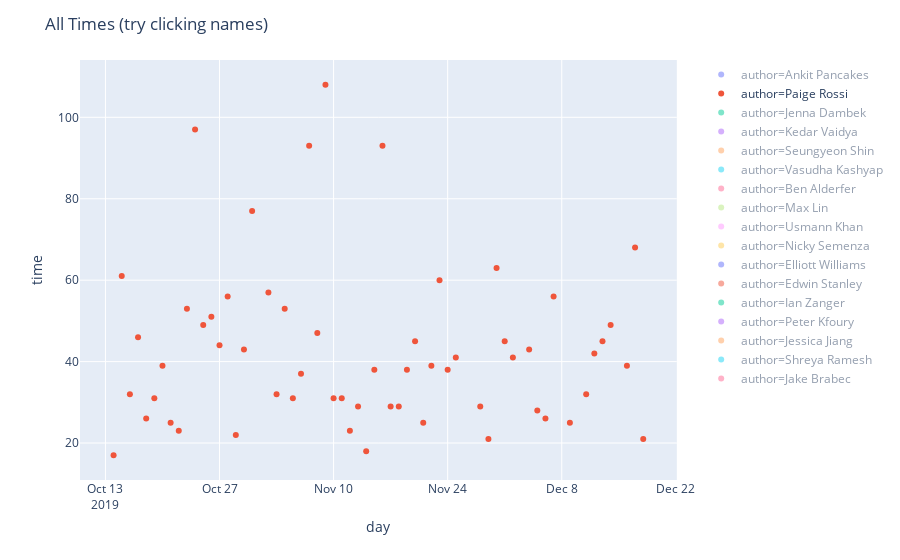

Write notebook code for a chart like this one.
### Markdown cell above
### Question: What data is there?

### Code cell
fig = px.scatter(df, x="day", y="time", color="author")
fig.update_layout(title="All Times (try clicking names)")
fig.show()

### Figure 1 — Plotly figure (JSON) as saved in the notebook; plotly's stock layout.template omitted (floating-point values rounded to 4 significant figures)
{"data": [{"hoverlabel": {"namelength": 0}, "hovertemplate": "author=Ankit Pancakes<br>day=%{x}<br>time=%{y}", "legendgroup": "author=Ankit Pancakes", "marker": {"color": "#636efa", "symbol": "circle"}, "mode": "markers", "name": "author=Ankit Pancakes", "showlegend": true, "type": "scatter", "visible": "legendonly", "x": ["2019-12-18", "2019-12-17", "2019-12-16", "2019-12-15", "2019-12-14", "2019-12-13", "2019-12-12", "2019-12-11", "2019-12-10", "2019-12-09", "2019-12-08", "2019-12-07", "2019-12-06", "2019-12-05", "2019-12-04", "2019-12-03", "2019-12-01", "2019-11-30", "2019-11-29", "2019-11-26", "2019-11-25", "2019-11-24", "2019-11-23", "2019-11-22", "2019-11-21", "2019-11-20", "2019-11-19", "2019-11-18", "2019-11-17", "2019-11-16", "2019-11-15", "2019-11-14", "2019-11-13", "2019-11-12", "2019-11-11", "2019-11-10", "2019-11-09", "2019-11-08", "2019-11-07", "2019-11-06", "2019-11-05", "2019-11-04", "2019-11-03", "2019-11-02", "2019-11-01", "2019-10-31", "2019-10-30", "2019-10-29", "2019-10-28", "2019-10-27", "2019-10-26", "2019-10-25", "2019-10-24", "2019-10-23", "2019-10-22", "2019-10-21", "2019-10-20", "2019-10-19", "2019-10-18", "2019-10-17", "2019-10-16", "2019-10-15", "2019-10-14", "2019-10-13", "2019-10-12", "2019-10-11", "2019-10-09", "2019-10-08", "2019-10-05", "2019-10-04", "2019-10-02", "2019-10-01"], "xaxis": "x", "y": [14, 35, 48, 46, 134, 80, 252, 50, 108, 74, 78, 79, 126, 92, 79, 155, 135, 250, 56, 71, 53, 97, 79, 123, 81, 67, 152, 86, 139, 219, 133, 27, 64, 80, 29, 83, 436, 105, 163, 78, 41, 98, 31, 89, 57, 186, 104, 65, 82, 127, 82, 55, 47, 81, 98, 47, 68, 107, 34, 161, 84, 180, 33, 76, 361, 107, 81, 346, 237, 102, 63, 127], "yaxis": "y"}, {"hoverlabel": {"namelength": 0}, "hovertemplate": "author=Paige Rossi<br>day=%{x}<br>time=%{y}", "legendgroup": "author=Paige Rossi", "marker": {"color": "#EF553B", "symbol": "circle"}, "mode": "markers", "name": "author=Paige Rossi", "showlegend": true, "type": "scatter", "visible": true, "x": ["2019-12-18", "2019-12-17", "2019-12-16", "2019-12-14", "2019-12-13", "2019-12-12", "2019-12-11", "2019-12-09", "2019-12-07", "2019-12-06", "2019-12-05", "2019-12-04", "2019-12-02", "2019-12-01", "2019-11-30", "2019-11-29", "2019-11-28", "2019-11-25", "2019-11-24", "2019-11-23", "2019-11-22", "2019-11-21", "2019-11-20", "2019-11-19", "2019-11-18", "2019-11-17", "2019-11-16", "2019-11-15", "2019-11-14", "2019-11-13", "2019-11-12", "2019-11-11", "2019-11-10", "2019-11-09", "2019-11-08", "2019-11-07", "2019-11-06", "2019-11-05", "2019-11-04", "2019-11-03", "2019-11-02", "2019-10-31", "2019-10-30", "2019-10-29", "2019-10-28", "2019-10-27", "2019-10-26", "2019-10-25", "2019-10-24", "2019-10-23", "2019-10-22", "2019-10-21", "2019-10-20", "2019-10-19", "2019-10-18", "2019-10-17", "2019-10-16", "2019-10-15", "2019-10-14"], "xaxis": "x", "y": [21, 68, 39, 49, 45, 42, 32, 25, 56, 26, 28, 43, 41, 45, 63, 21, 29, 41, 38, 60, 39, 25, 45, 38, 29, 29, 93, 38, 18, 29, 23, 31, 31, 108, 47, 93, 37, 31, 53, 32, 57, 77, 43, 22, 56, 44, 51, 49, 97, 53, 23, 25, 39, 31, 26, 46, 32, 61, 17], "yaxis": "y"}, {"hoverlabel": {"namelength": 0}, "hovertemplate": "author=Jenna Dambek<br>day=%{x}<br>time=%{y}", "legendgroup": "author=Jenna Dambek", "marker": {"color": "#00cc96", "symbol": "circle"}, "mode": "markers", "name": "author=Jenna Dambek", "showlegend": true, "type": "scatter", "visible": "legendonly", "x": ["2019-12-18", "2019-12-17", "2019-12-12", "2019-11-29", "2019-11-24", "2019-11-23", "2019-11-18", "2019-11-16", "2019-11-13", "2019-11-11", "2019-11-10", "2019-11-09", "2019-11-08", "2019-11-07", "2019-11-06", "2019-11-05"], "xaxis": "x", "y": [114, 37, 96, 43, 73, 146, 52, 154, 46, 33, 42, 146, 131, 138, 134, 76], "yaxis": "y"}, {"hoverlabel": {"namelength": 0}, "hovertemplate": "author=Kedar Vaidya<br>day=%{x}<br>time=%{y}", "legendgroup": "author=Kedar Vaidya", "marker": {"color": "#ab63fa", "symbol": "circle"}, "mode": "markers", "name": "author=Kedar Vaidya", "showlegend": true, "type": "scatter", "visible": "legendonly", "x": ["2019-12-18", "2019-12-17", "2019-12-15", "2019-12-09", "2019-12-08", "2019-12-07", "2019-12-06", "2019-12-02", "2019-11-27", "2019-11-26", "2019-11-25", "2019-11-19", "2019-11-18", "2019-11-17", "2019-11-15", "2019-11-14", "2019-11-13", "2019-11-12", "2019-11-11", "2019-11-10", "2019-11-09", "2019-11-08", "2019-11-07", "2019-11-05", "2019-11-04", "2019-11-03", "2019-11-02", "2019-10-30", "2019-10-29", "2019-10-28", "2019-10-26", "2019-10-25", "2019-10-24", "2019-10-23", "2019-10-21", "2019-10-20", "2019-10-19", "2019-10-17", "2019-10-16", "2019-10-12", "2019-10-11", "2019-10-07", "2019-10-05", "2019-10-02", "2019-10-01", "2019-09-24", "2019-09-21", "2019-09-17", "2019-09-16"], "xaxis": "x", "y": [42, 127, 45, 98, 68, 204, 107, 28, 53, 61, 190, 142, 56, 176, 188, 28, 24, 24, 45, 24, 411, 167, 121, 143, 86, 98, 72, 108, 78, 229, 66, 111, 212, 42, 42, 155, 88, 125, 49, 211, 103, 121, 156, 510, 123, 16, 465, 128, 185], "yaxis": "y"}, {"hoverlabel": {"namelength": 0}, "hovertemplate": "author=Seungyeon Shin<br>day=%{x}<br>time=%{y}", "legendgroup": "author=Seungyeon Shin", "marker": {"color": "#FFA15A", "symbol": "circle"}, "mode": "markers", "name": "author=Seungyeon Shin", "showlegend": true, "type": "scatter", "visible": "legendonly", "x": ["2019-12-18", "2019-12-17", "2019-12-11", "2019-12-06", "2019-12-05", "2019-12-04", "2019-12-02"], "xaxis": "x", "y": [93, 84, 90, 138, 48, 148, 263], "yaxis": "y"}, {"hoverlabel": {"namelength": 0}, "hovertemplate": "author=Vasudha Kashyap<br>day=%{x}<br>time=%{y}", "legendgroup": "author=Vasudha Kashyap", "marker": {"color": "#19d3f3", "symbol": "circle"}, "mode": "markers", "name": "author=Vasudha Kashyap", "showlegend": true, "type": "scatter", "visible": "legendonly", "x": ["2019-12-18", "2019-12-17", "2019-12-15", "2019-12-13", "2019-12-12", "2019-12-11", "2019-12-10", "2019-12-09", "2019-12-08", "2019-12-06", "2019-12-04", "2019-12-03", "2019-12-02", "2019-12-01", "2019-11-29"], "xaxis": "x", "y": [130, 76, 45, 98, 168, 38, 98, 105, 214, 316, 446, 88, 201, 127, 31], "yaxis": "y"}, {"hoverlabel": {"namelength": 0}, "hovertemplate": "author=Ben Alderfer<br>day=%{x}<br>time=%{y}", "legendgroup": "author=Ben Alderfer", "marker": {"color": "#FF6692", "symbol": "circle"}, "mode": "markers", "name": "author=Ben Alderfer", "showlegend": true, "type": "scatter", "visible": "legendonly", "x": ["2019-12-18", "2019-12-14", "2019-12-13", "2019-12-12", "2019-12-11", "2019-12-04", "2019-11-19", "2019-11-17", "2019-11-15", "2019-11-14", "2019-11-11", "2019-11-09", "2019-11-08", "2019-11-07", "2019-11-06", "2019-11-04", "2019-11-02", "2019-10-29", "2019-10-27", "2019-10-26", "2019-10-25", "2019-10-24", "2019-10-23", "2019-10-22", "2019-10-21", "2019-10-18", "2019-10-17", "2019-10-16", "2019-10-15", "2019-10-14"], "xaxis": "x", "y": [52, 100, 92, 68, 49, 52, 45, 37, 63, 36, 35, 127, 38, 70, 114, 71, 97, 47, 91, 109, 42, 177, 59, 48, 57, 64, 88, 70, 102, 50], "yaxis": "y"}, {"hoverlabel": {"namelength": 0}, "hovertemplate": "author=Max Lin<br>day=%{x}<br>time=%{y}", "legendgroup": "author=Max Lin", "marker": {"color": "#B6E880", "symbol": "circle"}, "mode": "markers", "name": "author=Max Lin", "showlegend": true, "type": "scatter", "visible": "legendonly", "x": ["2019-12-18", "2019-12-16", "2019-12-13", "2019-12-12", "2019-12-11", "2019-12-09", "2019-12-08", "2019-12-07", "2019-12-06", "2019-12-05", "2019-11-14", "2019-11-11", "2019-11-10", "2019-11-09", "2019-11-08", "2019-11-07", "2019-11-06", "2019-11-05", "2019-11-04", "2019-11-03", "2019-11-02"], "xaxis": "x", "y": [48, 163, 78, 354, 54, 102, 214, 239, 171, 74, 43, 54, 77, 316, 110, 195, 525, 152, 217, 127, 324], "yaxis": "y"}, {"hoverlabel": {"namelength": 0}, "hovertemplate": "author=Usmann Khan<br>day=%{x}<br>time=%{y}", "legendgroup": "author=Usmann Khan", "marker": {"color": "#FF97FF", "symbol": "circle"}, "mode": "markers", "name": "author=Usmann Khan", "showlegend": true, "type": "scatter", "visible": "legendonly", "x": ["2019-12-18", "2019-12-17", "2019-12-16", "2019-12-15", "2019-12-14", "2019-12-13", "2019-12-12", "2019-12-11", "2019-12-10", "2019-12-09", "2019-12-07", "2019-12-06", "2019-12-05", "2019-12-04", "2019-12-03", "2019-12-02", "2019-12-01", "2019-11-30", "2019-11-29", "2019-11-28", "2019-11-27", "2019-11-26", "2019-11-25", "2019-11-24", "2019-11-23", "2019-11-22", "2019-11-21", "2019-11-20", "2019-11-19", "2019-11-18", "2019-11-17", "2019-11-16", "2019-11-15", "2019-11-14", "2019-11-13", "2019-11-12", "2019-11-11", "2019-11-10", "2019-11-09", "2019-11-08", "2019-11-07", "2019-11-06", "2019-11-05", "2019-11-04", "2019-11-03", "2019-11-02", "2019-11-01", "2019-10-31", "2019-10-30", "2019-10-29", "2019-10-28", "2019-10-27", "2019-10-26", "2019-10-25", "2019-10-23", "2019-10-22", "2019-10-21", "2019-10-20", "2019-10-18", "2019-10-17", "2019-10-15", "2019-10-13", "2019-10-09", "2019-10-07", "2019-10-05", "2019-10-02", "2019-09-30", "2019-09-29", "2019-09-28", "2019-09-19", "2019-09-16"], "xaxis": "x", "y": [43, 74, 28, 37, 65, 37, 35, 33, 114, 40, 137, 46, 39, 55, 54, 34, 93, 95, 89, 32, 48, 28, 23, 31, 245, 168, 26, 35, 33, 54, 34, 97, 110, 27, 78, 30, 29, 32, 58, 63, 134, 46, 44, 83, 33, 55, 23, 33, 51, 24, 65, 27, 65, 35, 34, 66, 63, 34, 50, 50, 36, 50, 86, 53, 147, 88, 60, 49, 96, 90, 109], "yaxis": "y"}, {"hoverlabel": {"namelength": 0}, "hovertemplate": "author=Nicky Semenza<br>day=%{x}<br>time=%{y}", "legendgroup": "author=Nicky Semenza", "marker": {"color": "#FECB52", "symbol": "circle"}, "mode": "markers", "name": "author=Nicky Semenza", "showlegend": true, "type": "scatter", "visible": "legendonly", "x": ["2019-12-17", "2019-12-16", "2019-12-11", "2019-12-10", "2019-12-08", "2019-12-04", "2019-12-01", "2019-11-29", "2019-11-28", "2019-11-24", "2019-11-15", "2019-11-14", "2019-11-12", "2019-11-11", "2019-11-10", "2019-11-08", "2019-11-06", "2019-11-04", "2019-11-03", "2019-11-01", "2019-10-31", "2019-10-30", "2019-10-28", "2019-10-25", "2019-10-24", "2019-10-23", "2019-10-22", "2019-10-21", "2019-10-20", "2019-10-19", "2019-10-18", "2019-10-17", "2019-10-16", "2019-10-15", "2019-10-13", "2019-10-11", "2019-10-05", "2019-10-04", "2019-10-02", "2019-09-25", "2019-09-17", "2019-09-16"], "xaxis": "x", "y": [27, 48, 25, 264, 60, 28, 92, 335, 38, 42, 62, 30, 81, 30, 45, 74, 328, 48, 33, 40, 133, 61, 63, 55, 244, 83, 55, 61, 81, 77, 36, 96, 103, 77, 40, 69, 309, 120, 126, 110, 96, 94], "yaxis": "y"}, {"hoverlabel": {"namelength": 0}, "hovertemplate": "author=Elliott Williams<br>day=%{x}<br>time=%{y}", "legendgroup": "author=Elliott Williams", "marker": {"color": "#636efa", "symbol": "circle"}, "mode": "markers", "name": "author=Elliott Williams", "showlegend": true, "type": "scatter", "visible": "legendonly", "x": ["2019-12-17", "2019-12-04", "2019-11-28", "2019-11-22", "2019-11-14", "2019-11-08", "2019-11-06", "2019-11-03", "2019-11-01", "2019-10-21", "2019-10-20", "2019-10-19", "2019-10-18", "2019-10-17", "2019-10-13", "2019-10-08", "2019-10-01"], "xaxis": "x", "y": [36, 52, 99, 47, 26, 74, 61, 39, 36, 74, 70, 47, 46, 44, 32, 190, 38], "yaxis": "y"}, {"hoverlabel": {"namelength": 0}, "hovertemplate": "author=Edwin Stanley<br>day=%{x}<br>time=%{y}", "legendgroup": "author=Edwin Stanley", "marker": {"color": "#EF553B", "symbol": "circle"}, "mode": "markers", "name": "author=Edwin Stanley", "showlegend": true, "type": "scatter", "visible": "legendonly", "x": ["2019-12-17", "2019-11-12", "2019-11-01", "2019-10-30", "2019-10-29"], "xaxis": "x", "y": [64, 44, 57, 51, 40], "yaxis": "y"}, {"hoverlabel": {"namelength": 0}, "hovertemplate": "author=Ian Zanger<br>day=%{x}<br>time=%{y}", "legendgroup": "author=Ian Zanger", "marker": {"color": "#00cc96", "symbol": "circle"}, "mode": "markers", "name": "author=Ian Zanger", "showlegend": true, "type": "scatter", "visible": "legendonly", "x": ["2019-12-16", "2019-12-14", "2019-12-13", "2019-12-12", "2019-12-11", "2019-12-10", "2019-12-09", "2019-12-08", "2019-12-07", "2019-12-06", "2019-12-05", "2019-12-04", "2019-12-03", "2019-12-02", "2019-11-28", "2019-11-24", "2019-11-22", "2019-11-19", "2019-11-18", "2019-11-17"], "xaxis": "x", "y": [81, 73, 88, 552, 53, 92, 88, 57, 87, 123, 337, 42, 318, 46, 65, 112, 163, 71, 100, 271], "yaxis": "y"}, {"hoverlabel": {"namelength": 0}, "hovertemplate": "author=Peter Kfoury<br>day=%{x}<br>time=%{y}", "legendgroup": "author=Peter Kfoury", "marker": {"color": "#ab63fa", "symbol": "circle"}, "mode": "markers", "name": "author=Peter Kfoury", "showlegend": true, "type": "scatter", "visible": "legendonly", "x": ["2019-12-16", "2019-12-07", "2019-12-05", "2019-12-02", "2019-11-30", "2019-11-24", "2019-11-16", "2019-11-10", "2019-11-09", "2019-11-06", "2019-11-02", "2019-11-01", "2019-10-31", "2019-10-30", "2019-10-29", "2019-10-25", "2019-10-23", "2019-10-21", "2019-10-18", "2019-10-17", "2019-10-16", "2019-10-14"], "xaxis": "x", "y": [77, 213, 97, 78, 189, 102, 118, 93, 301, 192, 178, 52, 128, 94, 114, 83, 145, 55, 187, 91, 249, 44], "yaxis": "y"}, {"hoverlabel": {"namelength": 0}, "hovertemplate": "author=Jessica Jiang<br>day=%{x}<br>time=%{y}", "legendgroup": "author=Jessica Jiang", "marker": {"color": "#FFA15A", "symbol": "circle"}, "mode": "markers", "name": "author=Jessica Jiang", "showlegend": true, "type": "scatter", "visible": "legendonly", "x": ["2019-12-16", "2019-12-13", "2019-12-11", "2019-12-08", "2019-12-07", "2019-12-05", "2019-12-03", "2019-12-02", "2019-12-01", "2019-11-28", "2019-11-25", "2019-11-24", "2019-11-16", "2019-11-14", "2019-11-13", "2019-11-12", "2019-11-11", "2019-11-10", "2019-11-09", "2019-11-08", "2019-11-07", "2019-11-06", "2019-11-04", "2019-11-03", "2019-11-01", "2019-10-31", "2019-10-30", "2019-10-23", "2019-10-21", "2019-10-19", "2019-10-18", "2019-10-17", "2019-10-14", "2019-10-11", "2019-10-10", "2019-10-08", "2019-10-05", "2019-10-04", "2019-10-03", "2019-10-01", "2019-09-26", "2019-09-18"], "xaxis": "x", "y": [64, 94, 45, 209, 167, 39, 478, 47, 112, 143, 88, 81, 385, 32, 106, 117, 41, 66, 511, 195, 75, 54, 125, 38, 36, 371, 61, 120, 90, 86, 66, 96, 45, 31, 94, 355, 331, 251, 224, 63, 150, 109], "yaxis": "y"}, {"hoverlabel": {"namelength": 0}, "hovertemplate": "author=Shreya Ramesh<br>day=%{x}<br>time=%{y}", "legendgroup": "author=Shreya Ramesh", "marker": {"color": "#19d3f3", "symbol": "circle"}, "mode": "markers", "name": "author=Shreya Ramesh", "showlegend": true, "type": "scatter", "visible": "legendonly", "x": ["2019-12-06", "2019-12-04", "2019-12-03", "2019-12-02", "2019-12-01", "2019-11-30", "2019-11-28", "2019-11-27", "2019-11-24", "2019-11-11", "2019-11-09", "2019-11-08", "2019-11-06", "2019-11-04", "2019-10-29", "2019-10-28", "2019-10-27", "2019-10-25", "2019-10-23", "2019-10-21", "2019-10-20", "2019-10-19", "2019-10-18", "2019-10-17", "2019-10-16"], "xaxis": "x", "y": [62, 44, 54, 44, 56, 95, 43, 48, 62, 27, 111, 35, 82, 41, 33, 62, 59, 57, 57, 34, 37, 85, 32, 42, 47], "yaxis": "y"}, {"hoverlabel": {"namelength": 0}, "hovertemplate": "author=Jake Brabec<br>day=%{x}<br>time=%{y}", "legendgroup": "author=Jake Brabec", "marker": {"color": "#FF6692", "symbol": "circle"}, "mode": "markers", "name": "author=Jake Brabec", "showlegend": true, "type": "scatter", "visible": "legendonly", "x": ["2019-11-28", "2019-11-21", "2019-11-10", "2019-11-08", "2019-10-19", "2019-10-18", "2019-10-16", "2019-10-13", "2019-10-04"], "xaxis": "x", "y": [41, 117, 44, 68, 108, 136, 54, 81, 171], "yaxis": "y"}], "layout": {"autosize": true, "legend": {"tracegroupgap": 0}, "margin": {"t": 60}, "title": {"text": "All Times (try clicking names)"}, "xaxis": {"anchor": "y", "autorange": true, "domain": [0, 0.98], "range": ["2019-10-10 01:36:15.4516", "2019-12-21 22:23:44.5484"], "title": {"text": "day"}, "type": "date"}, "yaxis": {"anchor": "x", "autorange": true, "domain": [0, 1], "range": [11.01, 114.0], "title": {"text": "time"}, "type": "linear"}}}
